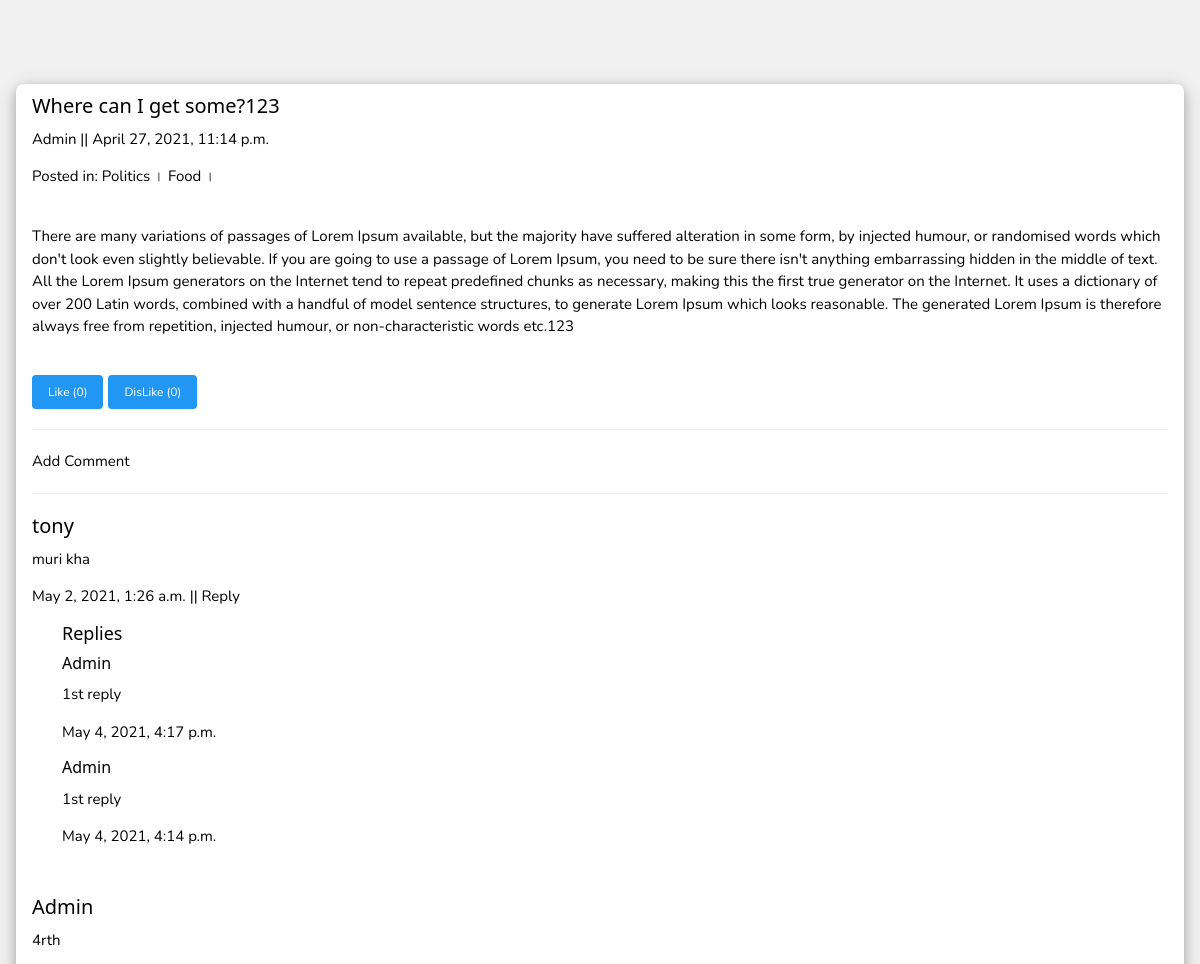
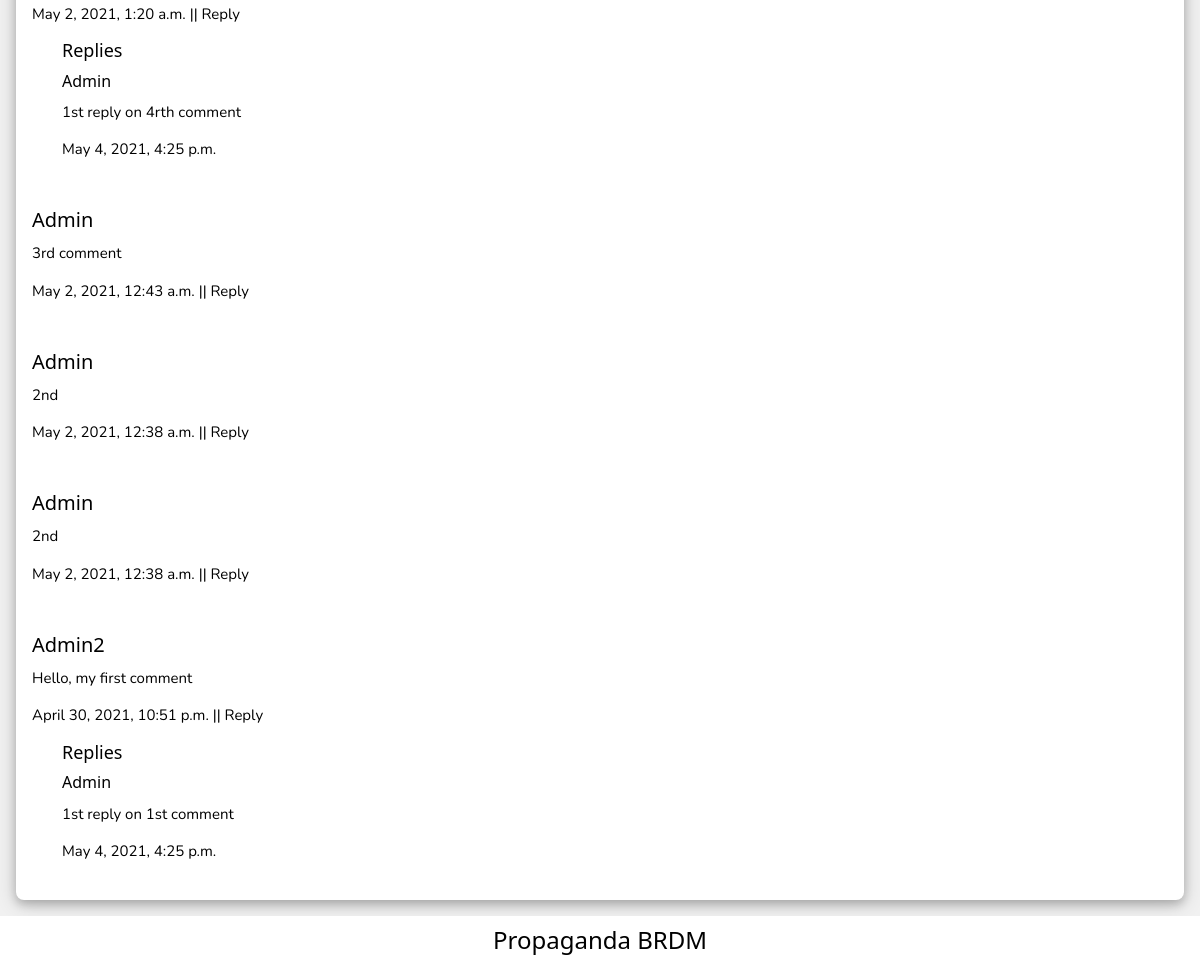
The page /detail/4 on the database its author committed (2 pictures, top to bottom).
### blog/models.py (models this page shows, shortened)
class BlogPost(models.Model):
    author = models.ForeignKey(User, on_delete=models.CASCADE, related_name='author',)
    title = models.CharField(max_length=200)
    body = models.TextField()
    category = models.ManyToManyField(BlogPostCategory)
    date_created = models.DateTimeField(auto_now_add=True)
    is_published = models.BooleanField(default=False)
    likes = models.ManyToManyField(User, related_name="blog_post_likes", )
    dislikes = models.ManyToManyField(User, related_name="blog_post_dislikes", )
    class Meta:
        ordering = ['is_published']
    def total_likes(self):
        return self.likes.count()
    def total_dislikes(self):
        return self.dislikes.count()

class BlogPostCategory(models.Model):
    category = models.CharField(max_length=200)
    def __str__(self):
        return self.category

class BlogComment(models.Model):
    commented_on = models.ForeignKey(BlogPost, on_delete=models.CASCADE, related_name='comments',)
    author = models.ForeignKey(User, on_delete=models.CASCADE, related_name='commentauthor',)
    body = models.TextField()
    date_created = models.DateTimeField(auto_now_add=True)
    date_edited = models.DateTimeField(auto_now=True)
    liked = models.PositiveIntegerField(default=0)
    class Meta:
        ordering = ['-date_created']

class CommentReply(models.Model):
    replied_on = models.ForeignKey(BlogComment, on_delete=models.CASCADE, related_name='replies',)
    author = models.ForeignKey(User, on_delete=models.CASCADE, related_name='commentreplyauthor',)
    body = models.TextField()
    date_created = models.DateTimeField(auto_now_add=True)
    date_edited = models.DateTimeField(auto_now=True)
    liked = models.PositiveIntegerField(default=0)
    class Meta:
        ordering = ['-date_created']

### blog/views.py (the view)
# urls.py: path('detail/<int:id>', detail, name='detail'),
def detail(request, id):
    blogpost = BlogPost.objects.get(id= id)
    total_likes = blogpost.total_likes()
    total_dislikes = blogpost.total_dislikes()
    is_liked = False
    is_disliked = False
    if blogpost.likes.filter(id=request.user.id).exists():
        is_liked = True
    if blogpost.dislikes.filter(id=request.user.id).exists():
        is_disliked = True
    if request.user != blogpost.author and not blogpost.is_published:
        return HttpResponseNotFound('<h1>Post is not published yet</h1>')
    else:
        context = {
            'blog': blogpost,
            'total_likes': total_likes,
            'total_dislikes': total_dislikes,
            'is_liked': is_liked,
            'is_disliked': is_disliked,
        }
        return render(request, 'blog/detail.html', context)

### blog/templates/blog/detail.html (shortened to what this page needs)
{% extends "blog/base.html" %}
{% block content %}
<div class="w3-card-4 w3-margin w3-white w3-container w3-round-large">
    <h4>{{blog.title}}</h4>
    <p>
        <a href="{% url 'user:profile' blog.author.id %}">{{blog.author}}</a> || {{blog.date_created}}
    </p>
    <p>
        Posted in: {% for cate in blog.category.all %}{{cate}} । {% endfor %}
    </p>
    <br />
    <p>
        {{blog.body}}
    </p>
    <br/>
    <div style="display:flex;flex-direction:row;">
    <form action="{% url 'blog:like' blog.id %}" method="POST" style="margin-right:5px;">
        <button class="w3-btn w3-blue w3-small w3-round" type="submit" name="blog_id" value="{{blog.id}}">
            {% if is_liked %}
            Unlike ({{total_likes}})
            {% else %}
            Like ({{total_likes}})
            {% endif %}
        </button>
    </form>
    <form action="{% url 'blog:dislike' blog.id %}" method="POST">
        <button id="dislike_btn" class="w3-btn w3-blue w3-small w3-round" type="submit" name="blog_id" value="{{blog.id}}">
            {% if is_disliked %}
            UnDislike ({{total_dislikes}})
            {% else %}
            DisLike ({{total_dislikes}})
            {% endif %}
        </button>
    </form>
    </div>
    <hr/>
    <a href="{% url 'blog:create_comment' blog.id %}">Add Comment</a>
    <hr/>
    <div>
        {% if blog.comments.all %}
            {% for comment in blog.comments.all %}
                <h4>{{comment.author}}</h4>
                <p>
                    {{comment.body}}
                </p>
                <p>
                    {{comment.date_created}}
                    <span>  ||  </span>
                    <a href="{% url 'blog:create_comment_reply' comment.id %}">Reply</a>
                </p>
                {% if comment.replies.all %}
                    <div style="margin-left:30px;">
                        <h5>Replies</h5>
                    {% for reply in comment.replies.all %}
                        <h6>    {{reply.author}}</h6>
                        <p>
                            {{reply.body}}
                        </p>
                        <p>
                            {{reply.date_created}}
                        </p>
                    {% endfor %}
                    </div>
                {% endif %}
                <br/>
            {% endfor %}
        {% else %}
            <p>No comments</p>
        {% endif %}
    </div>
</div>
{% endblock %}

### static/css/w3.css (style rules this page uses)
html { box-sizing:border-box }
*,*:before,*:after { box-sizing:inherit }
html { -ms-text-size-adjust:100%;-webkit-text-size-adjust:100% }
body { margin:0 }
a { background-color:transparent }
hr { box-sizing:content-box;height:0;overflow:visible }
button,input,select,textarea,optgroup { font:inherit;margin:0 }
button,input { overflow:visible }
button,select { text-transform:none }
button,[type=button],[type=reset],[type=submit] { -webkit-appearance:button }
html,body { font-family:Verdana,sans-serif;font-size:15px;line-height:1.5 }
html { overflow-x:hidden }
h4 { font-size:20px }
h5 { font-size:18px }
h6 { font-size:16px }
h1,h2,h3,h4,h5,h6 { font-family:"Segoe UI",Arial,sans-serif;font-weight:400;margin:10px 0 }
hr { border:0;border-top:1px solid #eee;margin:20px 0 }
a { color:inherit }
.w3-btn,.w3-button { border:none;display:inline-block;padding:8px 16px;vertical-align:middle;overflow:hidden;text-decoration:none;color:inherit;background-color:inherit;text-align:center;cursor:pointer;white-space:nowrap }
.w3-btn,.w3-button { -webkit-touch-callout:none;-webkit-user-select:none;-khtml-user-select:none;-moz-user-select:none;-ms-user-select:none;user-select:none }
.w3-container:after,.w3-container:before,.w3-panel:after,.w3-panel:before,.w3-row:after,.w3-row:before,.w3-row-padding:after,.w3-row-padding:before, .w3-cell-row:before,.w3-cell-row:after,.w3-clear:after,.w3-clear:before,.w3-bar:before,.w3-bar:after { content:"";display:table;clear:both }
.w3-round,.w3-round-medium { border-radius:4px }
.w3-round-large { border-radius:8px }
.w3-container,.w3-panel { padding:0.01em 16px }
.w3-card-4,.w3-hover-shadow:hover { box-shadow:0 4px 10px 0 rgba(0,0,0,0.2),0 4px 20px 0 rgba(0,0,0,0.19) }
.w3-small { font-size:12px!important }
.w3-margin { margin:16px!important }
.w3-blue,.w3-hover-blue:hover { color:#fff!important;background-color:#2196F3!important }
.w3-white,.w3-hover-white:hover { color:#000!important;background-color:#fff!important }
.w3-light-grey,.w3-hover-light-grey:hover,.w3-light-gray,.w3-hover-light-gray:hover { color:#000!important;background-color:#f1f1f1!important }

### blog/templates/blog/base.html (style rules this page uses)
html, body { height: 100%; }

### rows shown on the page
BlogPost: title "Where can I get some?123", author "Admin", date_created "April 27, 2021, 11:14 p.m.", body "There are many variations of passages of Lorem Ipsum available, but the majority have suffered alteration in some form, by injected humour, or randomised words which don't look even slightly believable. If you are going to use a passage of Lorem Ipsum, you need to be sure there isn't anything embarrassing hidden in the middle of text. All the Lorem Ipsum generators on the Internet tend to repeat predefined chunks as necessary, making this the first true generator on the Internet. It uses a dictionary of over 200 Latin words, combined with a handful of model sentence structures, to generate Lorem Ipsum which looks reasonable. The generated Lorem Ipsum is therefore always free from…"
BlogPostCategory: category "Politics"
BlogPostCategory: category "Food"
BlogComment: author "tony", body "muri kha", date_created "May 2, 2021, 1:26 a.m."
CommentReply: author "Admin", body "1st reply", date_created "May 4, 2021, 4:17 p.m."
CommentReply: author "Admin", body "1st reply", date_created "May 4, 2021, 4:14 p.m."
BlogComment: author "Admin", body "4rth", date_created "May 2, 2021, 1:20 a.m."
CommentReply: author "Admin", body "1st reply on 4rth comment", date_created "May 4, 2021, 4:25 p.m."
BlogComment: author "Admin", body "3rd comment", date_created "May 2, 2021, 12:43 a.m."
BlogComment: author "Admin", body "2nd", date_created "May 2, 2021, 12:38 a.m."
BlogComment: author "Admin", body "2nd", date_created "May 2, 2021, 12:38 a.m."
BlogComment: author "Admin2", body "Hello, my first comment", date_created "April 30, 2021, 10:51 p.m."
CommentReply: author "Admin", body "1st reply on 1st comment", date_created "May 4, 2021, 4:25 p.m."

### other values the page prints
{{ total_likes }} "0"
{{ total_dislikes }} "0"
